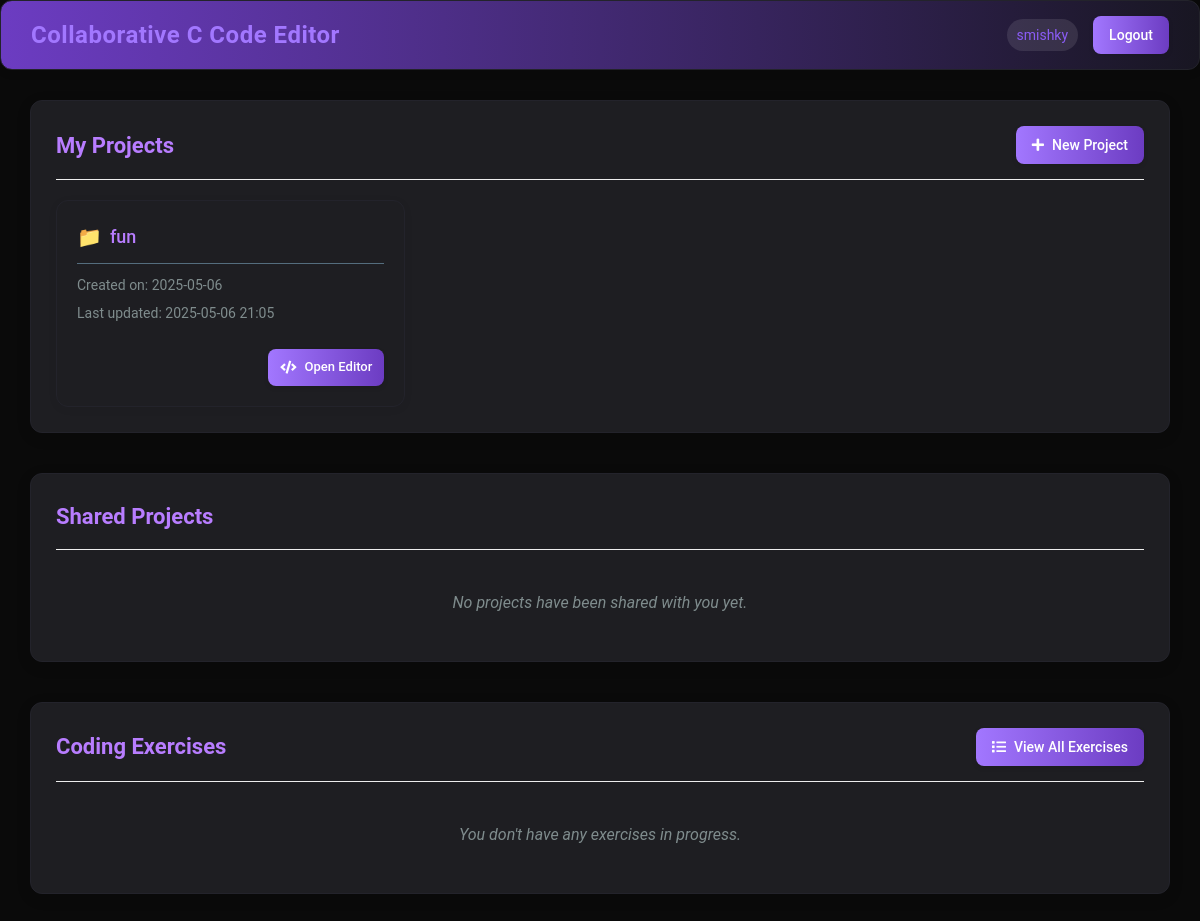
Page /dashboard (signed in) on the earlier database version.
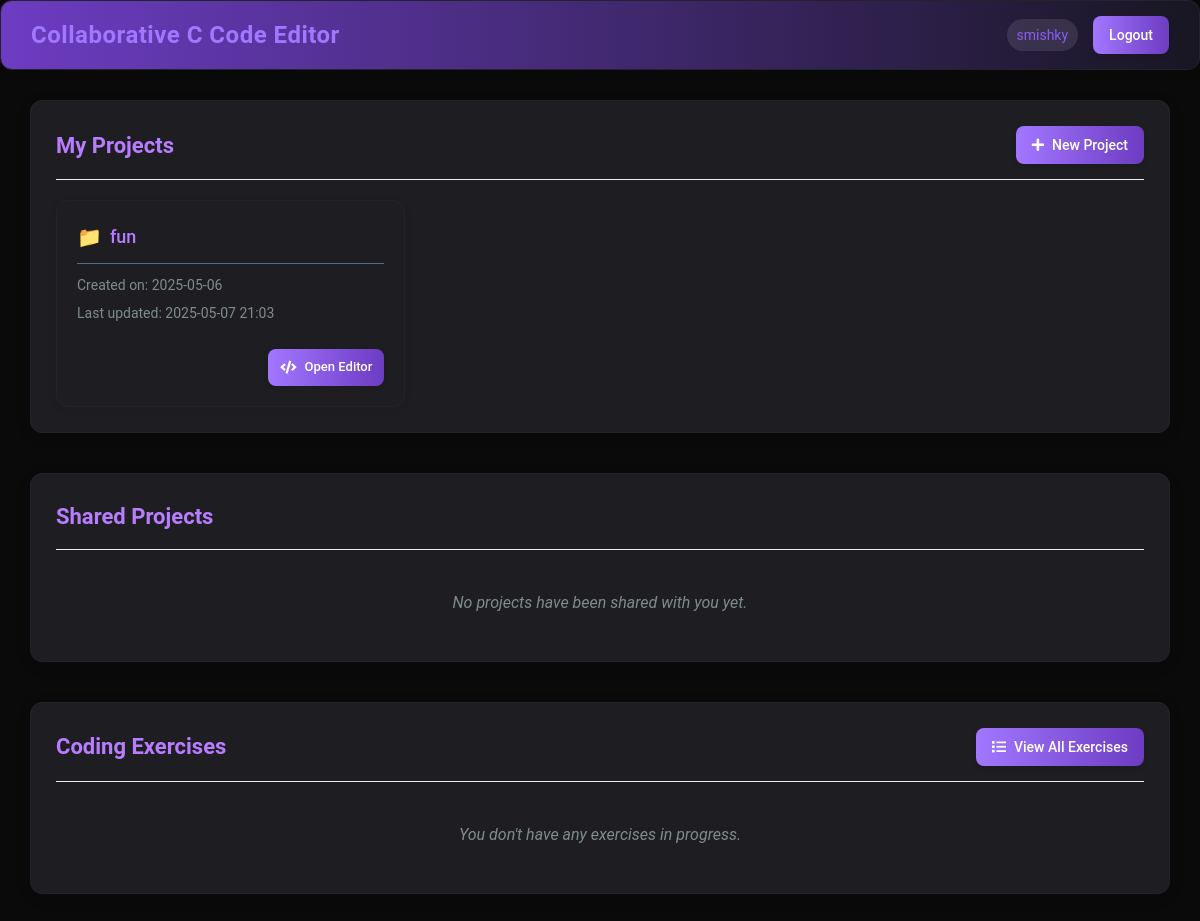
Same page on the later database version.
### models.py (models this page shows, shortened)
class User(db.Model):
    id = db.Column(db.Integer, primary_key=True)
    username = db.Column(db.String(20), unique=True, nullable=False)
    email = db.Column(db.String(120), unique=True, nullable=False)
    password = db.Column(db.String(60), nullable=False)
    created_at = db.Column(db.DateTime, default=datetime.utcnow)
    owned_projects = db.relationship('Project', backref='owner', lazy=True)
    collaborated_projects = db.relationship('Project',
                                          secondary=project_collaborators,
                                          lazy='subquery',
                                          backref=db.backref('collaborators', lazy=True))
    exercise_progress = db.relationship('ExerciseProgress', backref='user', lazy=True)

class Project(db.Model):
    id = db.Column(db.Integer, primary_key=True)
    name = db.Column(db.String(100), nullable=False)
    content = db.Column(db.Text, nullable=True)
    created_at = db.Column(db.DateTime, default=datetime.utcnow)
    updated_at = db.Column(db.DateTime, default=datetime.utcnow, onupdate=datetime.utcnow)
    owner_id = db.Column(db.Integer, db.ForeignKey('user.id'), nullable=False)

### server.py (the view)
@app.route("/dashboard")
def dashboard():
    if 'user_id' not in session:
        return redirect(url_for('login'))
    user_id = session['user_id']
    user = User.query.get(user_id)
    owned_projects = Project.query.filter_by(owner_id=user_id).all()
    collaborated_projects = user.collaborated_projects
    in_progress_exercises = ExerciseProgress.query.filter_by(
        user_id=user_id,
        status='in_progress'
    ).join(Exercise).all()
    project_owners = {}
    for project in owned_projects + collaborated_projects:
        if project.owner_id not in project_owners:
            owner = User.query.get(project.owner_id)
            project_owners[project.owner_id] = owner.username if owner else "Unknown"
    return render_template(
        'dashboard.html',
        username=user.username,
        owned_projects=owned_projects,
        collaborated_projects=collaborated_projects,
        in_progress_exercises=in_progress_exercises,
        project_owners=project_owners  # Pass owner usernames
    )

### templates/dashboard.html (shortened to what this page needs)
<!DOCTYPE html>
<html lang="en">
<head>
    <link rel="stylesheet" href="{{ url_for('static', filename='style.css') }}">
    <link rel="stylesheet" href="https://cdnjs.cloudflare.com/ajax/libs/font-awesome/5.15.3/css/all.min.css">
</head>
<body>
    <div class="header">
        <h1>Collaborative C Code Editor</h1>
        <div class="user-info">
            <span id="current-username">{{ username }}</span>
            <a href="{{ url_for('logout') }}" class="btn logout-btn">Logout</a>
        </div>
    </div>
    <div class="dashboard-container">
        <div class="dashboard-section">
            <div class="section-header">
                <h2>My Projects</h2>
                <a href="{{ url_for('new_project') }}" class="btn create-btn">
                    <i class="fas fa-plus"></i> New Project
                </a>
            </div>
            <div class="project-list">
                {% if owned_projects %}
                    {% for project in owned_projects %}
                        <div class="project-card">
                            <div class="project-info">
                                <h3>{{ project.name }}</h3>
                                <p>Created on: {{ project.created_at.strftime('%Y-%m-%d') }}</p>
                                <p>Last updated: {{ project.updated_at.strftime('%Y-%m-%d %H:%M') }}</p>
                            </div>
                            <div class="project-actions">
                                <a href="{{ url_for('project', project_id=project.id) }}" class="btn action-btn open-btn">
                                    <i class="fas fa-code"></i> Open Editor
                                </a>
                            </div>
                        </div>
                    {% endfor %}
                {% else %}
                    <p class="no-items">You don't have any projects yet.</p>
                {% endif %}
            </div>
        </div>
        <div class="dashboard-section">
            <div class="section-header">
                <h2>Shared Projects</h2>
            </div>
            <div class="project-list">
                {% if collaborated_projects %}
                    {% for project in collaborated_projects %}
                        <div class="project-card">
                            <div class="project-info">
                                <h3>{{ project.name }}</h3>
                                <p>Owner: {{ project_owners[project.owner_id] }}</p>
                                <p>Last updated: {{ project.updated_at.strftime('%Y-%m-%d %H:%M') }}</p>
                            </div>
                            <div class="project-actions">
                                <a href="{{ url_for('project', project_id=project.id) }}" class="btn action-btn open-btn">
                                    <i class="fas fa-code"></i> Open Editor
                                </a>
                            </div>
                        </div>
                    {% endfor %}
                {% else %}
                    <p class="no-items">No projects have been shared with you yet.</p>
                {% endif %}
            </div>
        </div>
        <div class="dashboard-section">
            <div class="section-header">
                <h2>Coding Exercises</h2>
                <a href="{{ url_for('exercises') }}" class="btn view-all-btn">
                    <i class="fas fa-list"></i> View All Exercises
                </a>
            </div>
            <div class="exercise-list">
                {% if in_progress_exercises %}
                    {% for progress in in_progress_exercises %}
                        <div class="exercise-card">
                            <div class="exercise-info">
                                <h3>{{ progress.exercise.title }}</h3>
                                <p>Difficulty: {{ progress.exercise.difficulty }}</p>
                                <p>Status: In Progress</p>
                            </div>
                            <div class="exercise-actions">
                                <a href="{{ url_for('exercise', exercise_id=progress.exercise.id) }}" class="btn action-btn continue-btn">
                                    <i class="fas fa-play"></i> Continue
                                </a>
                            </div>
                        </div>
                    {% endfor %}
                {% else %}
                    <p class="no-items">You don't have any exercises in progress.</p>
                {% endif %}
            </div>
        </div>
    </div>
</body>
</html>

Differences in the rows shown:
changed Project "fun": updated_at "2025-05-06 21:05" → "2025-05-07 21:03"
